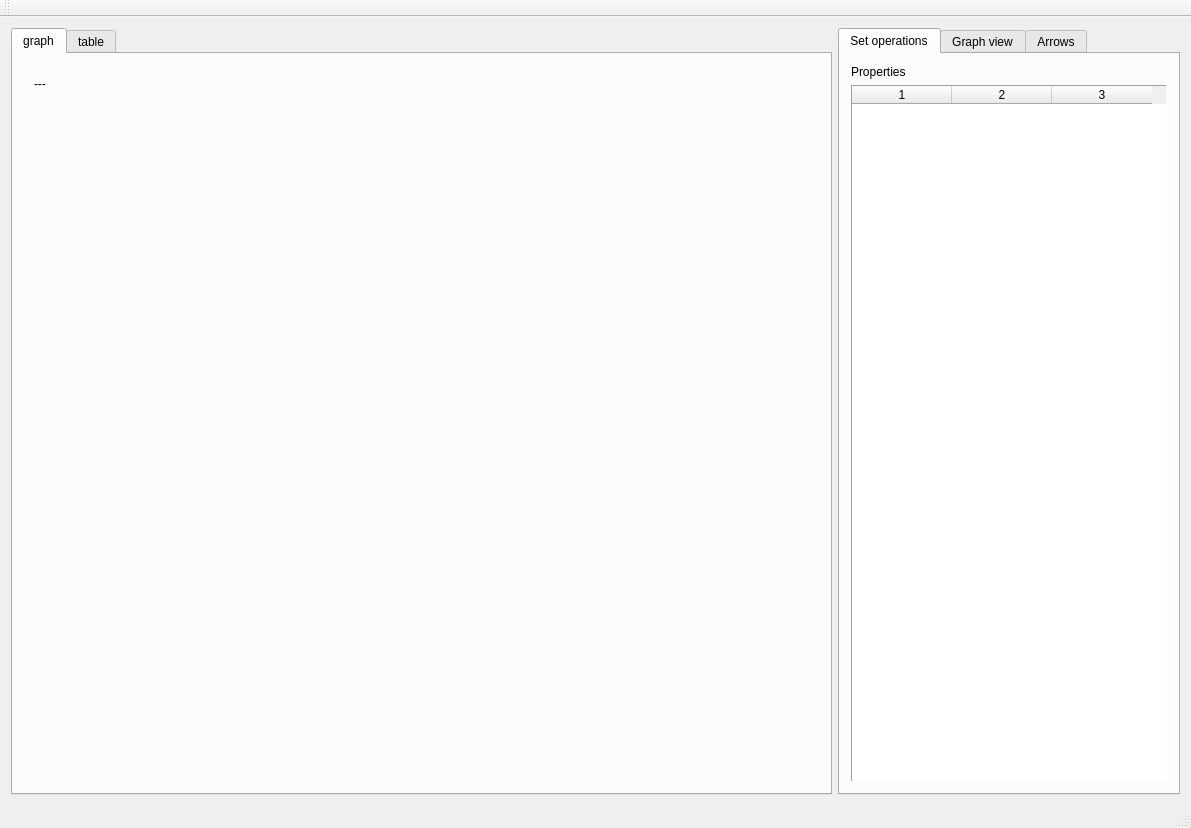
<?xml version="1.0" encoding="UTF-8"?>
<ui version="4.0">
 <class>MainWindow</class>
 <widget class="QMainWindow" name="MainWindow">
  <property name="geometry">
   <rect>
    <x>0</x>
    <y>0</y>
    <width>1191</width>
    <height>828</height>
   </rect>
  </property>
  <property name="windowTitle">
   <string>CatEditor</string>
  </property>
  <widget class="QWidget" name="centralWidget">
   <layout class="QGridLayout" name="gridLayout_2">
    <item row="0" column="0">
     <widget class="QTabWidget" name="tabWidget_2">
      <property name="currentIndex">
       <number>0</number>
      </property>
      <widget class="QWidget" name="graph">
       <attribute name="title">
        <string>graph</string>
       </attribute>
       <layout class="QGridLayout" name="gridLayout">
        <item row="0" column="0">
         <widget class="SGraphicsView" name="View" native="true">
          <property name="sizePolicy">
           <sizepolicy hsizetype="Expanding" vsizetype="Expanding">
            <horstretch>0</horstretch>
            <verstretch>0</verstretch>
           </sizepolicy>
          </property>
          <widget class="QLabel" name="lbInfo">
           <property name="geometry">
            <rect>
             <x>10</x>
             <y>10</y>
             <width>231</width>
             <height>17</height>
            </rect>
           </property>
           <property name="sizePolicy">
            <sizepolicy hsizetype="Expanding" vsizetype="Preferred">
             <horstretch>0</horstretch>
             <verstretch>0</verstretch>
            </sizepolicy>
           </property>
           <property name="text">
            <string>---</string>
           </property>
           <property name="scaledContents">
            <bool>true</bool>
           </property>
          </widget>
         </widget>
        </item>
       </layout>
      </widget>
      <widget class="QWidget" name="table">
       <attribute name="title">
        <string>table</string>
       </attribute>
       <layout class="QGridLayout" name="gridLayout_3">
        <item row="0" column="0">
         <widget class="QTableWidget" name="twTable"/>
        </item>
       </layout>
      </widget>
     </widget>
    </item>
    <item row="0" column="1">
     <widget class="QTabWidget" name="tabWidget">
      <property name="sizePolicy">
       <sizepolicy hsizetype="Minimum" vsizetype="Expanding">
        <horstretch>0</horstretch>
        <verstretch>0</verstretch>
       </sizepolicy>
      </property>
      <property name="currentIndex">
       <number>0</number>
      </property>
      <widget class="QWidget" name="set_operations">
       <attribute name="title">
        <string>Set operations</string>
       </attribute>
       <layout class="QVBoxLayout" name="verticalLayout_5">
        <item>
         <widget class="QLabel" name="lbProperties">
          <property name="text">
           <string>Properties</string>
          </property>
         </widget>
        </item>
        <item>
         <widget class="CTable" name="tw">
          <property name="autoFillBackground">
           <bool>false</bool>
          </property>
          <property name="frameShape">
           <enum>QFrame::Panel</enum>
          </property>
          <property name="horizontalScrollBarPolicy">
           <enum>Qt::ScrollBarAlwaysOff</enum>
          </property>
          <property name="sizeAdjustPolicy">
           <enum>QAbstractScrollArea::AdjustToContents</enum>
          </property>
          <property name="textElideMode">
           <enum>Qt::ElideRight</enum>
          </property>
          <property name="wordWrap">
           <bool>false</bool>
          </property>
          <property name="columnCount">
           <number>3</number>
          </property>
          <attribute name="horizontalHeaderCascadingSectionResizes">
           <bool>true</bool>
          </attribute>
          <attribute name="horizontalHeaderStretchLastSection">
           <bool>false</bool>
          </attribute>
          <column/>
          <column/>
          <column/>
         </widget>
        </item>
       </layout>
      </widget>
      <widget class="QWidget" name="graph_view">
       <attribute name="title">
        <string>Graph view</string>
       </attribute>
       <layout class="QVBoxLayout" name="verticalLayout_2">
        <item>
         <widget class="QLabel" name="lbFilter">
          <property name="text">
           <string>Filter</string>
          </property>
         </widget>
        </item>
        <item>
         <widget class="QLineEdit" name="leFilter"/>
        </item>
        <item>
         <widget class="QLabel" name="lbShowLabel">
          <property name="text">
           <string>Show as label:</string>
          </property>
         </widget>
        </item>
        <item>
         <widget class="QLineEdit" name="leShowLabel"/>
        </item>
        <item>
         <widget class="QPushButton" name="pbSaveImage">
          <property name="text">
           <string>Save image</string>
          </property>
         </widget>
        </item>
        <item>
         <spacer name="verticalSpacer">
          <property name="orientation">
           <enum>Qt::Vertical</enum>
          </property>
          <property name="sizeHint" stdset="0">
           <size>
            <width>20</width>
            <height>40</height>
           </size>
          </property>
         </spacer>
        </item>
       </layout>
      </widget>
      <widget class="QWidget" name="misc">
       <attribute name="title">
        <string>Arrows</string>
       </attribute>
       <layout class="QVBoxLayout" name="verticalLayout">
        <item>
         <widget class="QLabel" name="lbArrowFilter">
          <property name="text">
           <string>Arrow filter</string>
          </property>
         </widget>
        </item>
        <item>
         <widget class="QLineEdit" name="leArrowFilter"/>
        </item>
        <item>
         <widget class="CTable" name="twArrows"/>
        </item>
       </layout>
      </widget>
     </widget>
    </item>
   </layout>
  </widget>
  <widget class="QMenuBar" name="menuBar">
   <property name="geometry">
    <rect>
     <x>0</x>
     <y>0</y>
     <width>1191</width>
     <height>21</height>
    </rect>
   </property>
  </widget>
  <widget class="QToolBar" name="mainToolBar">
   <attribute name="toolBarArea">
    <enum>TopToolBarArea</enum>
   </attribute>
   <attribute name="toolBarBreak">
    <bool>false</bool>
   </attribute>
  </widget>
  <widget class="QStatusBar" name="statusBar"/>
 </widget>
 <layoutdefault spacing="6" margin="11"/>
 <customwidgets>
  <customwidget>
   <class>SGraphicsView</class>
   <extends>QWidget</extends>
   <header>sgraphicsview.h</header>
   <container>1</container>
  </customwidget>
  <customwidget>
   <class>CTable</class>
   <extends>QTableWidget</extends>
   <header>ctable.h</header>
  </customwidget>
 </customwidgets>
 <resources/>
 <connections/>
</ui>
